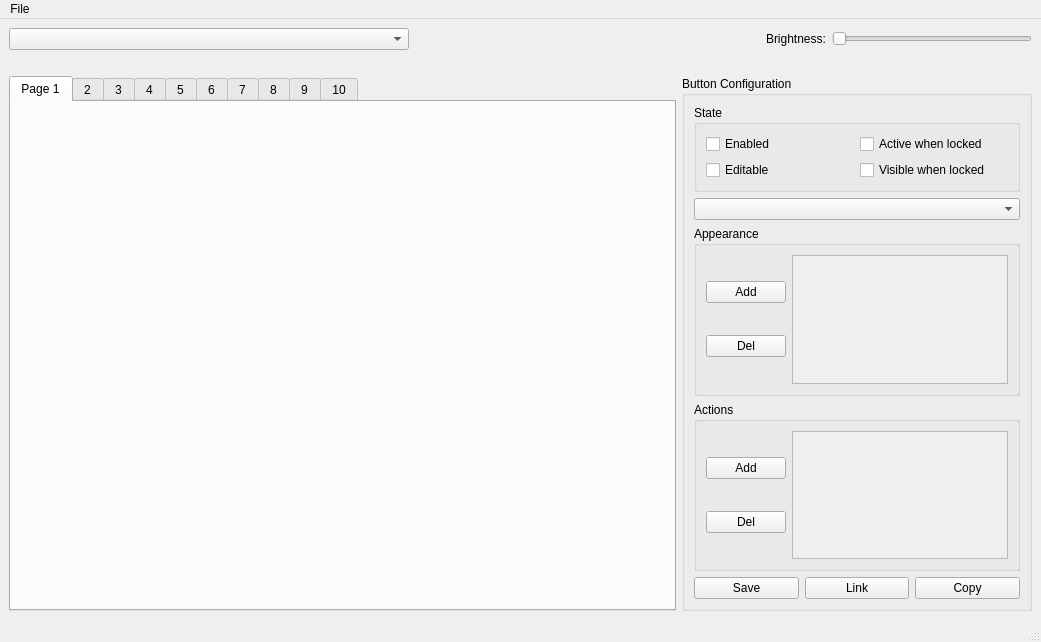
<?xml version="1.0" encoding="UTF-8"?>
<ui version="4.0">
 <class>MainWindow</class>
 <widget class="QMainWindow" name="MainWindow">
  <property name="geometry">
   <rect>
    <x>0</x>
    <y>0</y>
    <width>1041</width>
    <height>642</height>
   </rect>
  </property>
  <property name="windowTitle">
   <string>StreamDeck UI v2</string>
  </property>
  <widget class="QWidget" name="centralwidget">
   <layout class="QVBoxLayout" name="verticalLayout_2">
    <item>
     <layout class="QVBoxLayout" name="verticalLayout">
      <item>
       <layout class="QHBoxLayout" name="LayoutHeader">
        <item>
         <widget class="QComboBox" name="device_list">
          <property name="minimumSize">
           <size>
            <width>400</width>
            <height>0</height>
           </size>
          </property>
         </widget>
        </item>
        <item>
         <spacer name="horizontalSpacer">
          <property name="orientation">
           <enum>Qt::Horizontal</enum>
          </property>
          <property name="sizeHint" stdset="0">
           <size>
            <width>40</width>
            <height>20</height>
           </size>
          </property>
         </spacer>
        </item>
        <item>
         <widget class="QLabel" name="label_4">
          <property name="sizePolicy">
           <sizepolicy hsizetype="Fixed" vsizetype="Preferred">
            <horstretch>0</horstretch>
            <verstretch>0</verstretch>
           </sizepolicy>
          </property>
          <property name="text">
           <string>Brightness:</string>
          </property>
         </widget>
        </item>
        <item>
         <widget class="QSlider" name="brightness">
          <property name="sizePolicy">
           <sizepolicy hsizetype="Minimum" vsizetype="Fixed">
            <horstretch>0</horstretch>
            <verstretch>0</verstretch>
           </sizepolicy>
          </property>
          <property name="minimumSize">
           <size>
            <width>200</width>
            <height>0</height>
           </size>
          </property>
          <property name="orientation">
           <enum>Qt::Horizontal</enum>
          </property>
         </widget>
        </item>
       </layout>
      </item>
      <item>
       <layout class="QGridLayout" name="btn_layout">
        <property name="topMargin">
         <number>20</number>
        </property>
        <item row="0" column="0">
         <widget class="QTabWidget" name="pages">
          <property name="autoFillBackground">
           <bool>false</bool>
          </property>
          <property name="styleSheet">
           <string notr="true">b</string>
          </property>
          <property name="currentIndex">
           <number>0</number>
          </property>
          <widget class="QWidget" name="page_1">
           <attribute name="title">
            <string>Page 1</string>
           </attribute>
           <layout class="QGridLayout" name="gridLayout_2"/>
          </widget>
          <widget class="QWidget" name="page_2">
           <attribute name="title">
            <string>2</string>
           </attribute>
           <layout class="QGridLayout" name="gridLayout_3"/>
          </widget>
          <widget class="QWidget" name="page_3">
           <attribute name="title">
            <string>3</string>
           </attribute>
           <layout class="QGridLayout" name="gridLayout_11"/>
          </widget>
          <widget class="QWidget" name="page_4">
           <attribute name="title">
            <string>4</string>
           </attribute>
           <layout class="QGridLayout" name="gridLayout_10"/>
          </widget>
          <widget class="QWidget" name="page_5">
           <attribute name="title">
            <string>5</string>
           </attribute>
           <layout class="QGridLayout" name="gridLayout_9"/>
          </widget>
          <widget class="QWidget" name="page_6">
           <attribute name="title">
            <string>6</string>
           </attribute>
           <layout class="QGridLayout" name="gridLayout_8"/>
          </widget>
          <widget class="QWidget" name="page_7">
           <attribute name="title">
            <string>7</string>
           </attribute>
           <layout class="QGridLayout" name="gridLayout_7"/>
          </widget>
          <widget class="QWidget" name="page_8">
           <attribute name="title">
            <string>8</string>
           </attribute>
           <layout class="QGridLayout" name="gridLayout_6"/>
          </widget>
          <widget class="QWidget" name="page_9">
           <attribute name="title">
            <string>9</string>
           </attribute>
           <layout class="QGridLayout" name="gridLayout_5"/>
          </widget>
          <widget class="QWidget" name="tab_10">
           <attribute name="title">
            <string>10</string>
           </attribute>
           <layout class="QGridLayout" name="gridLayout_4"/>
          </widget>
         </widget>
        </item>
        <item row="0" column="1">
         <widget class="QGroupBox" name="btncfg_grp">
          <property name="minimumSize">
           <size>
            <width>250</width>
            <height>0</height>
           </size>
          </property>
          <property name="maximumSize">
           <size>
            <width>350</width>
            <height>16777215</height>
           </size>
          </property>
          <property name="title">
           <string>Button Configuration</string>
          </property>
          <layout class="QVBoxLayout" name="verticalLayout_3">
           <item>
            <widget class="QGroupBox" name="btncfg_state_grp">
             <property name="title">
              <string>State</string>
             </property>
             <layout class="QGridLayout" name="gridLayout_14">
              <item row="0" column="0">
               <widget class="QCheckBox" name="btncfg_state_enabled">
                <property name="text">
                 <string>Enabled</string>
                </property>
               </widget>
              </item>
              <item row="1" column="1">
               <widget class="QCheckBox" name="btncfg_state_lockvisible">
                <property name="text">
                 <string>Visible when locked</string>
                </property>
               </widget>
              </item>
              <item row="1" column="0">
               <widget class="QCheckBox" name="btncfg_state_editable">
                <property name="text">
                 <string>Editable</string>
                </property>
               </widget>
              </item>
              <item row="0" column="1">
               <widget class="QCheckBox" name="btncfg_state_lockactive">
                <property name="text">
                 <string>Active when locked</string>
                </property>
               </widget>
              </item>
             </layout>
            </widget>
           </item>
           <item>
            <widget class="QComboBox" name="btncfg_quick_list"/>
           </item>
           <item>
            <widget class="QGroupBox" name="btncfg_dispdef_grp">
             <property name="title">
              <string>Appearance</string>
             </property>
             <layout class="QGridLayout" name="gridLayout_15">
              <item row="0" column="3">
               <widget class="QScrollArea" name="btncfg_dispdef_list">
                <property name="widgetResizable">
                 <bool>true</bool>
                </property>
                <widget class="QWidget" name="btncfg_dispdef_list_wgt">
                 <property name="geometry">
                  <rect>
                   <x>0</x>
                   <y>0</y>
                   <width>212</width>
                   <height>118</height>
                  </rect>
                 </property>
                </widget>
               </widget>
              </item>
              <item row="0" column="0">
               <layout class="QVBoxLayout" name="btncfg_dispdef_layout">
                <item>
                 <widget class="QPushButton" name="btncfg_dispdef_add">
                  <property name="text">
                   <string>Add</string>
                  </property>
                 </widget>
                </item>
                <item>
                 <widget class="QPushButton" name="btncfg_dispdef_del">
                  <property name="text">
                   <string>Del</string>
                  </property>
                 </widget>
                </item>
               </layout>
              </item>
             </layout>
            </widget>
           </item>
           <item>
            <widget class="QGroupBox" name="btncfg_action_gr">
             <property name="title">
              <string>Actions</string>
             </property>
             <layout class="QGridLayout" name="btncfg_action_grp">
              <item row="0" column="2">
               <widget class="QScrollArea" name="btncfg_action_ist">
                <property name="widgetResizable">
                 <bool>true</bool>
                </property>
                <widget class="QWidget" name="btncfg_action_lst_wgt">
                 <property name="geometry">
                  <rect>
                   <x>0</x>
                   <y>0</y>
                   <width>212</width>
                   <height>118</height>
                  </rect>
                 </property>
                </widget>
               </widget>
              </item>
              <item row="0" column="0">
               <layout class="QVBoxLayout" name="btncfg_action_layout">
                <item>
                 <widget class="QPushButton" name="btncfg_action_add">
                  <property name="text">
                   <string>Add</string>
                  </property>
                 </widget>
                </item>
                <item>
                 <widget class="QPushButton" name="btncfg_action_del">
                  <property name="text">
                   <string>Del</string>
                  </property>
                 </widget>
                </item>
               </layout>
              </item>
             </layout>
            </widget>
           </item>
           <item>
            <layout class="QHBoxLayout" name="btncfg_ops_layout">
             <item>
              <widget class="QPushButton" name="btncfg_ops_save">
               <property name="text">
                <string>Save</string>
               </property>
              </widget>
             </item>
             <item>
              <widget class="QPushButton" name="btncfg_ops_saveall">
               <property name="text">
                <string>Link</string>
               </property>
              </widget>
             </item>
             <item>
              <widget class="QPushButton" name="btncfg_ops_savecustom">
               <property name="text">
                <string>Copy</string>
               </property>
              </widget>
             </item>
            </layout>
           </item>
          </layout>
         </widget>
        </item>
       </layout>
      </item>
     </layout>
    </item>
   </layout>
  </widget>
  <widget class="QMenuBar" name="menubar">
   <property name="geometry">
    <rect>
     <x>0</x>
     <y>0</y>
     <width>1041</width>
     <height>20</height>
    </rect>
   </property>
   <widget class="QMenu" name="menuFile">
    <property name="title">
     <string>File</string>
    </property>
    <addaction name="actionImport"/>
    <addaction name="actionExport"/>
   </widget>
   <addaction name="menuFile"/>
  </widget>
  <widget class="QStatusBar" name="statusbar"/>
  <action name="actionImport">
   <property name="text">
    <string>Import</string>
   </property>
  </action>
  <action name="actionExport">
   <property name="text">
    <string>Export</string>
   </property>
  </action>
  <action name="actionExit">
   <property name="text">
    <string>Exit</string>
   </property>
  </action>
 </widget>
 <resources/>
 <connections/>
</ui>
